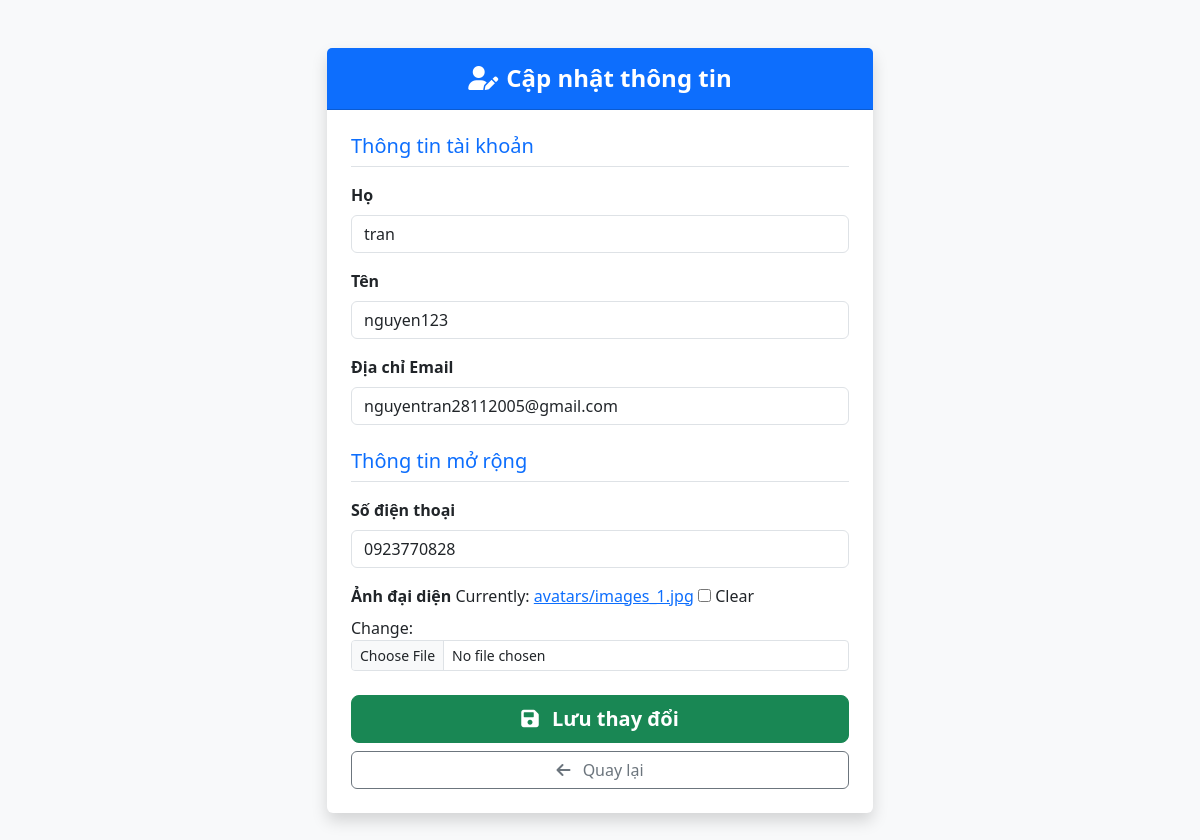
/chinh-sua-thong-tin/ (signed in), run on an earlier commit of the app's database.
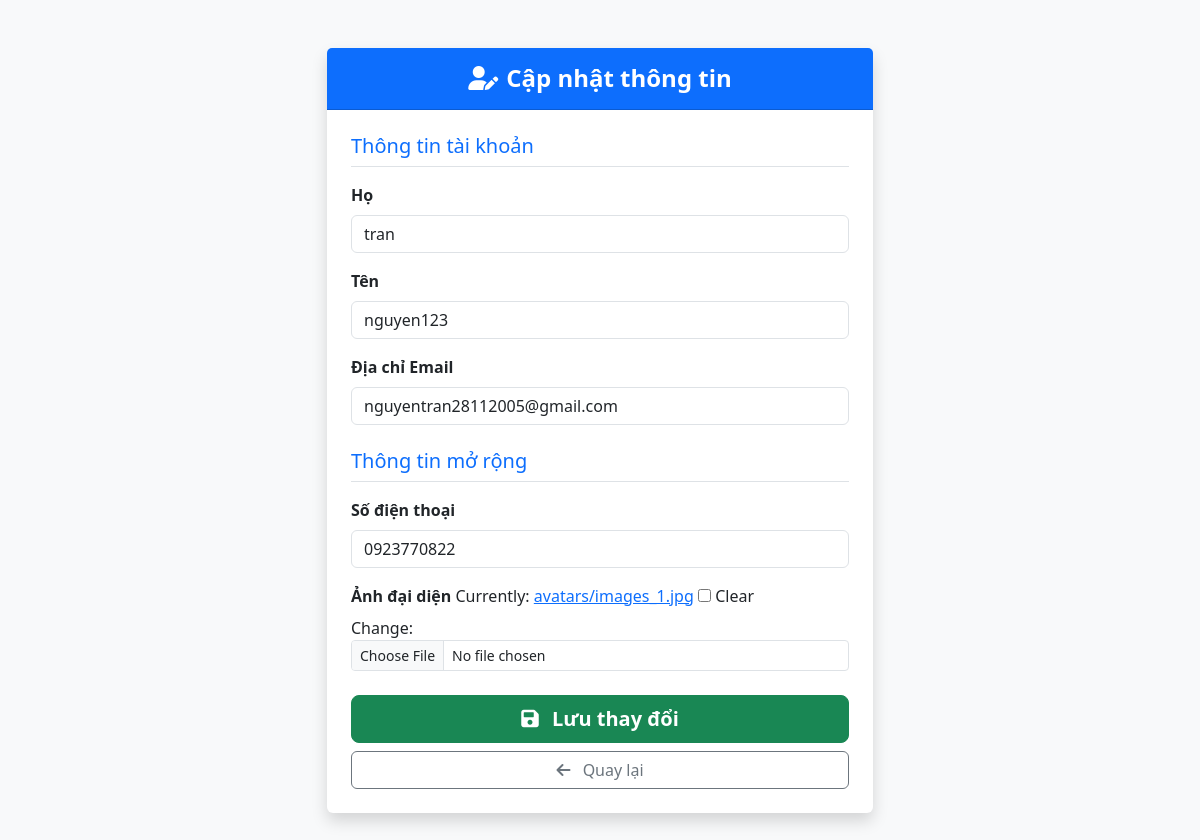
And on a later commit of the database.
### maps/models.py (models this page shows, shortened)
class Profile(models.Model):
    user = models.OneToOneField(User, on_delete=models.CASCADE, related_name='profile')
    so_dien_thoai = models.CharField(max_length=15, blank=True, null=True, verbose_name="Số điện thoại")
    avatar = models.ImageField(upload_to='avatars/', default='avatars/default.png', blank=True, null=True, verbose_name="Ảnh đại diện")

### maps/views.py (the view)
# urls.py: path('chinh-sua-thong-tin/', views.edit_profile, name='edit_profile'),
@login_required
def edit_profile(request):
    Profile.objects.get_or_create(user=request.user)
    if request.method == 'POST':
        user_form = UserEditForm(request.POST, instance=request.user)
        profile_form = ProfileEditForm(request.POST, request.FILES, instance=request.user.profile)
        if user_form.is_valid() and profile_form.is_valid():
            user_form.save()
            profile_form.save()
            return redirect('profile')
    else:
        user_form = UserEditForm(instance=request.user)
        profile_form = ProfileEditForm(instance=request.user.profile)
    context = {
        'user_form': user_form,
        'profile_form': profile_form
    }
    return render(request, 'maps/edit_profile.html', context)

### maps/forms.py
class UserEditForm(forms.ModelForm):
    email = forms.EmailField(required=True, label="Địa chỉ Email")
    first_name = forms.CharField(max_length=30, label="Tên", required=False)
    last_name = forms.CharField(max_length=30, label="Họ", required=False)
    class Meta:
        model = User
        fields = ('last_name', 'first_name', 'email')

class ProfileEditForm(forms.ModelForm):
    class Meta:
        model = Profile
        fields = ('so_dien_thoai', 'avatar')

### maps/templates/maps/edit_profile.html (shortened to what this page needs)
<!DOCTYPE html>
<html lang="vi">
<head>
    <link href="https://cdn.jsdelivr.net/npm/bootstrap@5.3.0/dist/css/bootstrap.min.css" rel="stylesheet">
    <link rel="stylesheet" href="https://cdnjs.cloudflare.com/ajax/libs/font-awesome/6.0.0/css/all.min.css">
</head>
<body class="bg-light">
    <div class="container py-5">
        <div class="row justify-content-center">
            <div class="col-md-6">
                <div class="card shadow border-0">
                    <div class="card-header bg-primary text-white text-center py-3">
                        <h4 class="mb-0 fw-bold"><i class="fas fa-user-edit me-2"></i>Cập nhật thông tin</h4>
                    </div>
                    <div class="card-body p-4">
                        <form method="POST" enctype="multipart/form-data">
                            <h5 class="text-primary mb-3 border-bottom pb-2">Thông tin tài khoản</h5>
                            {% for field in user_form %}
                            <div class="mb-3">
                                <label class="form-label fw-bold">{{ field.label }}</label>
                                {{ field }}
                            </div>
                            {% endfor %}
                            <h5 class="text-primary mb-3 mt-4 border-bottom pb-2">Thông tin mở rộng</h5>
                            {% for field in profile_form %}
                            <div class="mb-3">
                                <label class="form-label fw-bold">{{ field.label }}</label>
                                {{ field }}
                            </div>
                            {% endfor %}
                            <div class="d-grid gap-2 mt-4">
                                <button type="submit" class="btn btn-success btn-lg fw-bold">
                                    <i class="fas fa-save me-2"></i> Lưu thay đổi
                                </button>
                                <a href="{% url 'profile' %}" class="btn btn-outline-secondary">
                                    <i class="fas fa-arrow-left me-2"></i> Quay lại
                                </a>
                            </div>
                        </form>
                    </div>
                </div>
            </div>
        </div>
    </div>
</body>
</html>

What changed in the data, as far as the page shows it:
changed Profile: so_dien_thoai "0923770828" → "0923770822"
